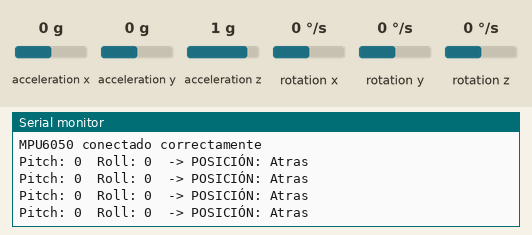
The sketch below on a simulated Arduino Uno, built with avr-gcc and run on an emulated ATmega328P. Parts: the last lines printed to the serial monitor. Inputs (shaded band) come from the test bench; at power-on: acceleration x 0 g, acceleration y 0 g, acceleration z 1 g, rotation x 0 °/s, rotation y 0 °/s, rotation z 0 °/s.

Above: at 1.2 s.
1.3 s: acceleration x set to -1.4 g
At 1.65 s:
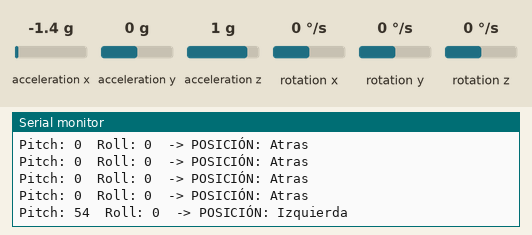
3.6 s: acceleration y set to -1.4 g
At 4.12 s:
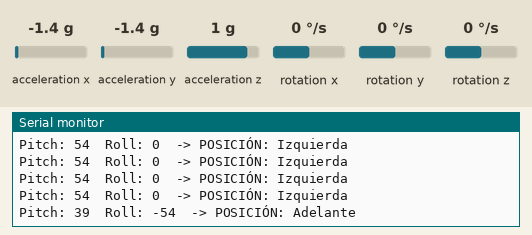
6.0 s: acceleration z set to -1.4 g
At 6.23 s:
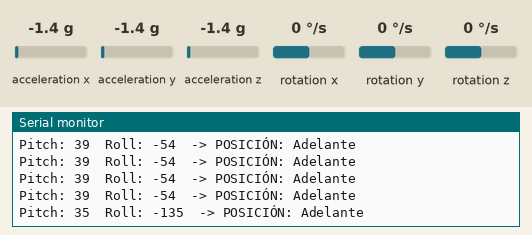

Measured:
- after the input at 1.3 s, the serial monitor: prints a new line after 0.11 s (image 1)
- after the input at 3.6 s, the serial monitor: prints a new line after 0.28 s (image 2)
- after the input at 6.0 s, the serial monitor: prints a new line at once (image 3)

The sketch:

3_posiciones.ino
```cpp
#include <Wire.h>    // Librería para el bus I2C
#include <MPU6050.h> // Librería de alto nivel para el sensor (facilita la lectura)

// Instancia del sensor (Crea el objeto 'mpu' para acceder a sus funciones)
MPU6050 mpu;

// Variables globales para almacenar los ángulos finales en grados
int pitch = 0; // Inclinación adelante/atrás
int roll = 0;  // Inclinación izquierda/derecha

void setup() {
  Serial.begin(115200); // Comunicación serie rápida
  Wire.begin();         // Inicia el bus I2C

  // Inicialización del sensor (despierta y configura escalas por defecto)
  Serial.println("Iniciando MPU6050...");
  mpu.initialize();

  // Verificación de hardware: si el sensor no responde, detiene el programa
  if (mpu.testConnection()) {
    Serial.println("MPU6050 conectado correctamente");
  } else {
    Serial.println("Error de conexion con MPU6050");
    while (1); // Bucle infinito de seguridad
  }
}

void loop() {
  int16_t ax, ay, az; // Variables para la aceleración cruda (-32768 a 32767)

  // 1. Obtener aceleración cruda de los 3 ejes directamente del sensor
  mpu.getAcceleration(&ax, &ay, &az);

  // 2. Cálculo de ángulos (Normalización y Trigonometría)
  // Dividimos entre 16384 porque la escala por defecto es ±2g
  float x_norm = ax / 16384.0;
  float y_norm = ay / 16384.0;
  float z_norm = az / 16384.0;

  // Cálculo de Pitch y Roll usando atan2 (más estable que atan)
  // M_PI es la constante 3.1415... para convertir radianes a grados
  pitch = -(atan2(x_norm, sqrt(y_norm * y_norm + z_norm * z_norm)) * 180.0) / M_PI;
  roll = (atan2(y_norm, z_norm) * 180.0) / M_PI;

  // 3. IDENTIFICACIÓN MANUAL
  // Usamos el umbral de 12000 (casi 1g) para detectar inclinaciones mayores a 45 grados
  String posicion = "Atras"; // Por defecto, si nada se cumple, está plano o neutro

  if (ay < -12000) {
    posicion = "Adelante"; // El eje Y negativo apunta hacia abajo
  }
  else if (ay > 12000) {
    posicion = "Atras";    // El eje Y positivo apunta hacia abajo
  }
  else if (ax < -12000) {
    posicion = "Izquierda"; // El eje X negativo apunta hacia abajo
  }
  else if (ax > 12000) {
    posicion = "Derecha";   // El eje X positivo apunta hacia abajo
  }
  else if (az < -12000) {
    posicion = "Horizontal"; // El sensor está boca abajo (Z negativo)
  }
  // 4. Salida de datos para el monitor serie
  Serial.print("Pitch: "); Serial.print(pitch);
  Serial.print("\tRoll: "); Serial.print(roll);
  Serial.print("\t-> POSICIÓN: ");
  Serial.println(posicion);

  // Pausa de 350ms: tiempo suficiente para que un humano lea el texto
  // y coincide con la frecuencia de procesamiento de una red neuronal típica.
  delay(350);
}
```
